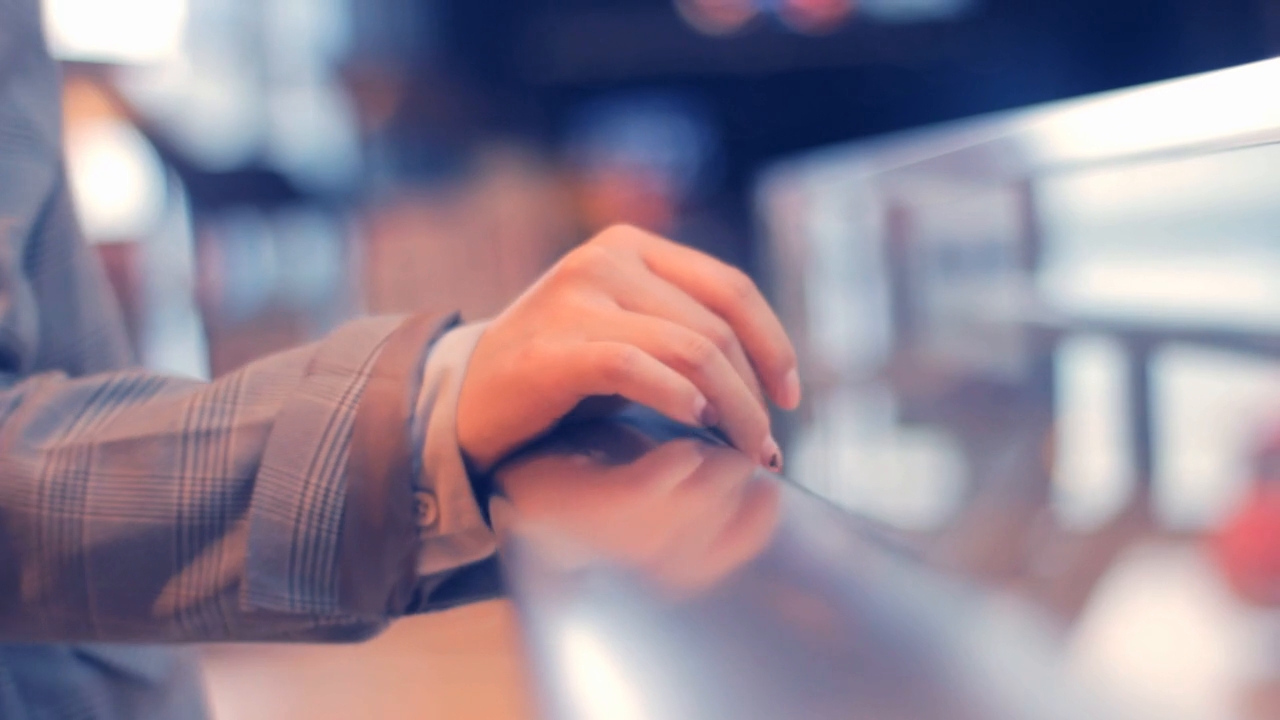
#> input picture frame 10 of DeepLearning_VIDPR/vd2.mp4, 1280 x 720 px, given in place of vd1.mp4, which was not available
$ python vid_stack.py
#> lines starting #> are read from the running program, lines starting #| are printed output that depends on the picture
import cv2
import numpy as np

cap1 = cv2.VideoCapture('vd1.mp4')
cap2 = cv2.VideoCapture('vd2.mp4')

if not cap1.isOpened() or not cap2.isOpened():
    print("Error: Could not open video.")
    exit()

while True:
    ret1, frame1 = cap1.read()
#> frame1 is the input picture: shape (720, 1280, 3); mean B, G, R 148.5, 133.8, 146.8
    ret2, frame2 = cap2.read()

    if not ret1 or not ret2:
        break

    frame1 = cv2.resize(frame1, (640, 360))
#> frame1: shape (360, 640, 3)
    frame2 = cv2.resize(frame2, (640, 360))

    # for horizontal video concat
    #h_concat = np.hstack((frame1, frame2))

    #for vertical video concat
    v_concat = np.vstack((frame1, frame2))
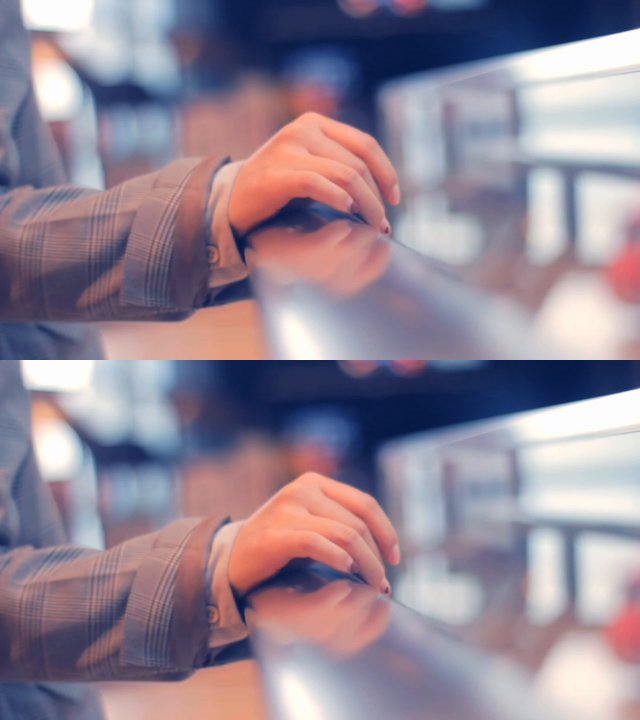
#> v_concat: shape (720, 640, 3); mean B, G, R 148.7, 133.9, 146.9

    cv2.imshow('Concatenated Video', v_concat) # write h_concat for horizontal and v_concat for vertical

    if cv2.waitKey(25) & 0xFF == ord('q'):
#> (key q is pressed here)
        break

cap1.release()
cap2.release()
cv2.destroyAllWindows()

$ run again, starting later in the video
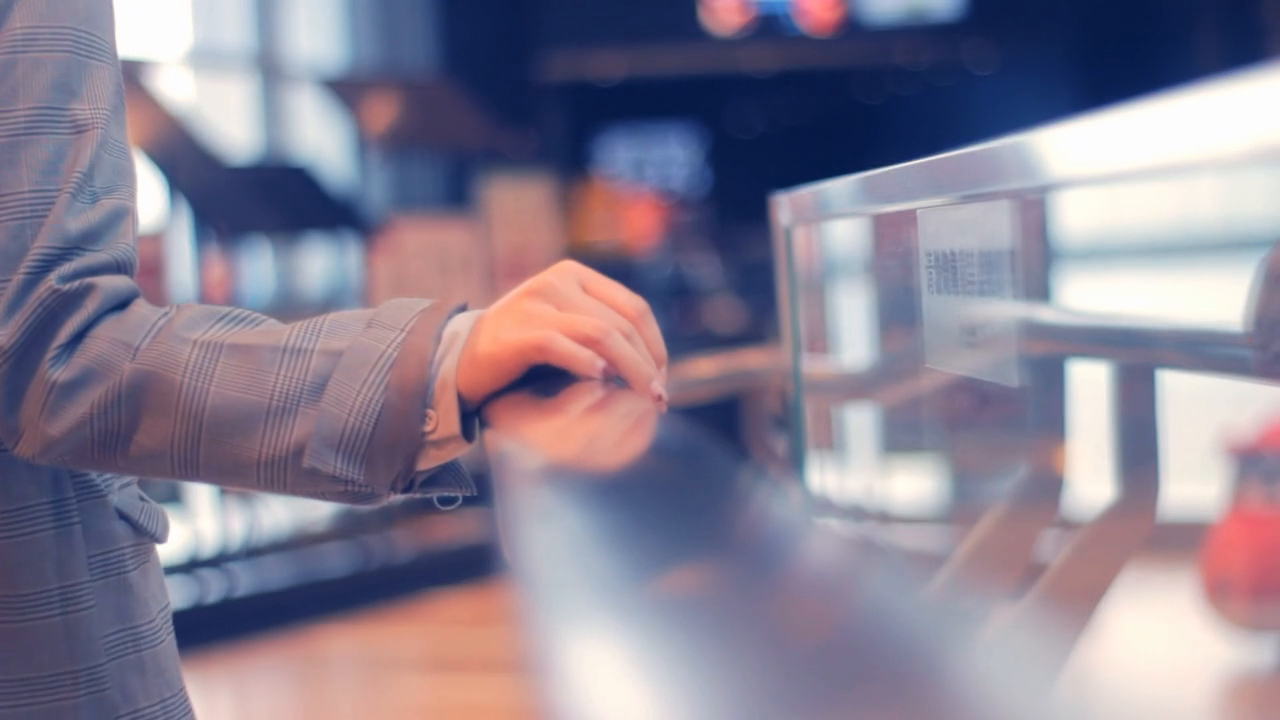
#> input picture frame 47 of DeepLearning_VIDPR/vd2.mp4, 1280 x 720 px, given in place of vd1.mp4, which was not available
#> frame1 is the input picture: shape (720, 1280, 3); mean B, G, R 147.2, 129, 136.6
#> frame1: shape (360, 640, 3)
#> `v_concat = np.vstack((frame1, frame2))`:
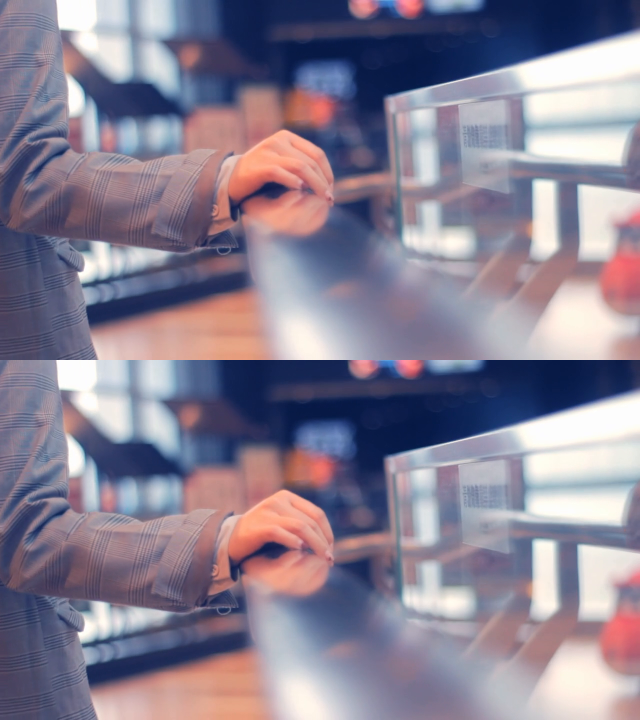
#> v_concat: shape (720, 640, 3); mean B, G, R 147.3, 129.1, 136.7

$ run again, starting later in the video
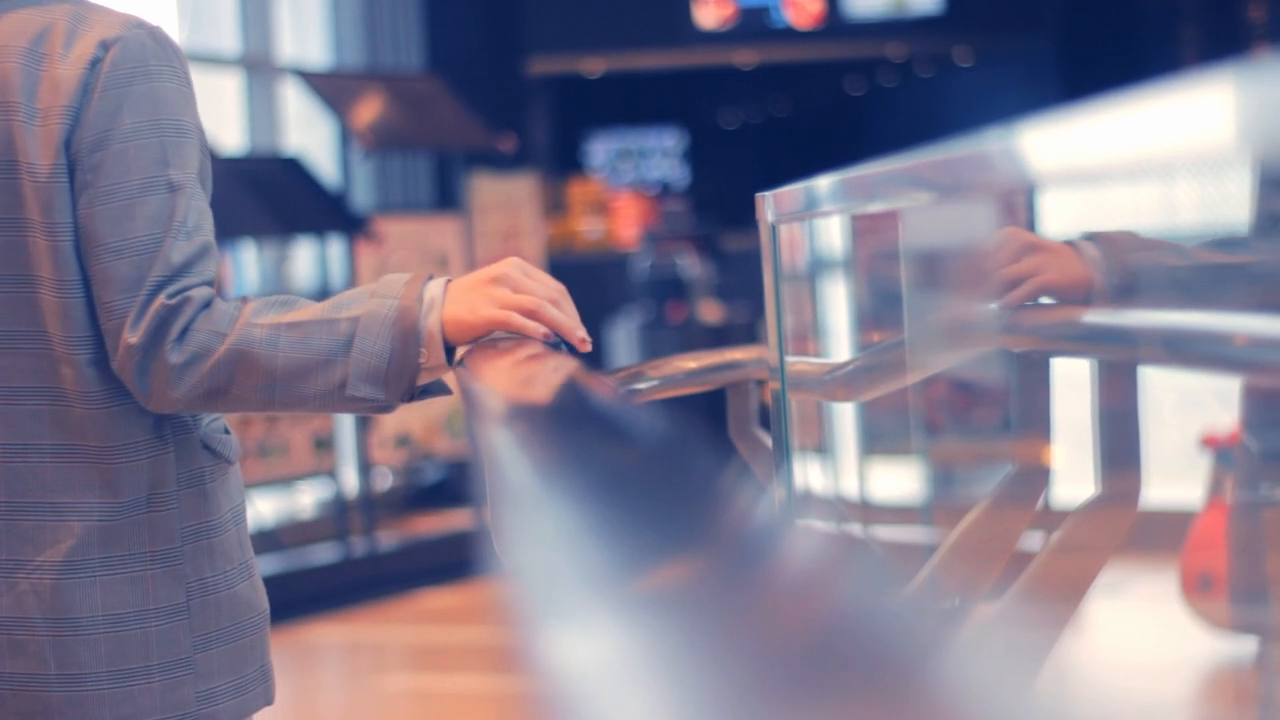
#> input picture frame 84 of DeepLearning_VIDPR/vd2.mp4, 1280 x 720 px, given in place of vd1.mp4, which was not available
#> frame1 is the input picture: shape (720, 1280, 3); mean B, G, R 142.7, 122.9, 129.2
#> frame1: shape (360, 640, 3)
#> `v_concat = np.vstack((frame1, frame2))`:
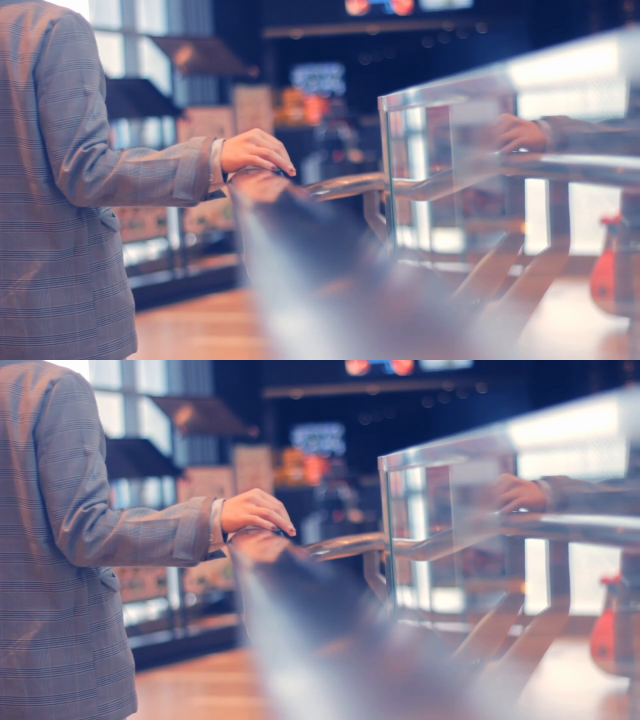
#> v_concat: shape (720, 640, 3); mean B, G, R 142.9, 123, 129.3
